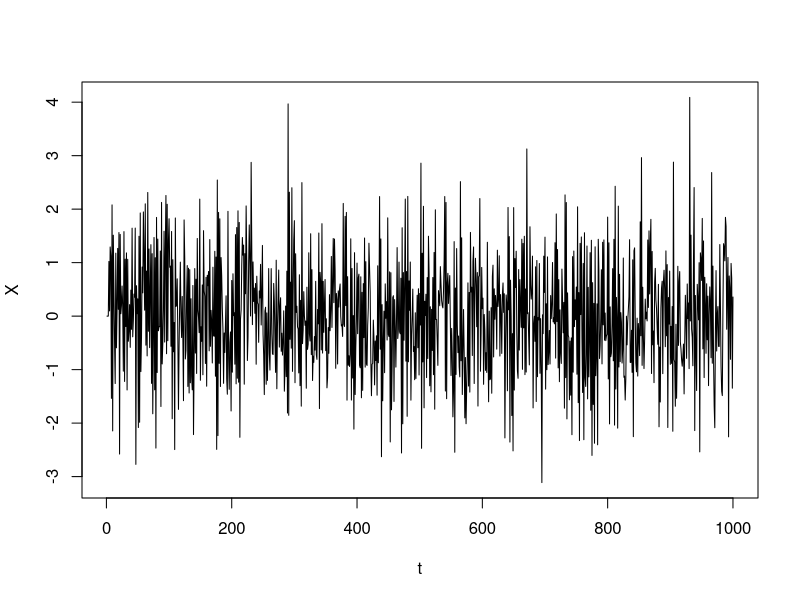
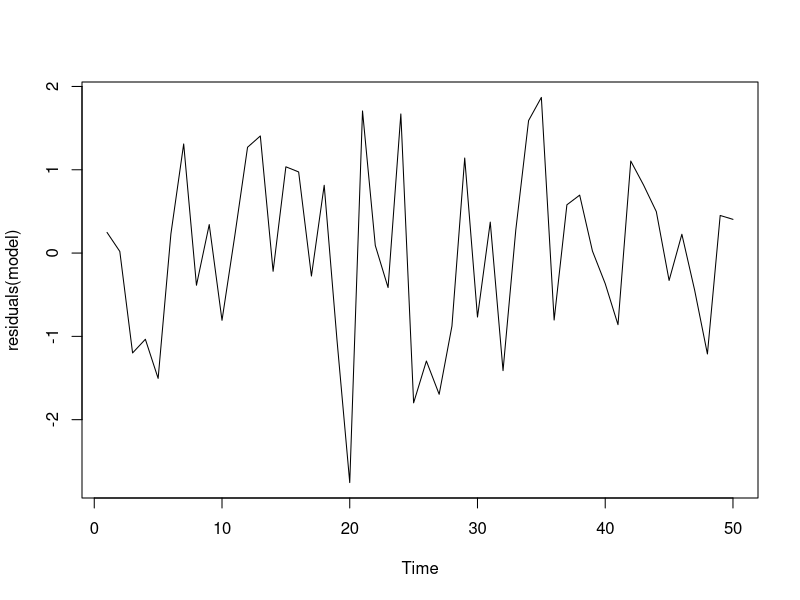
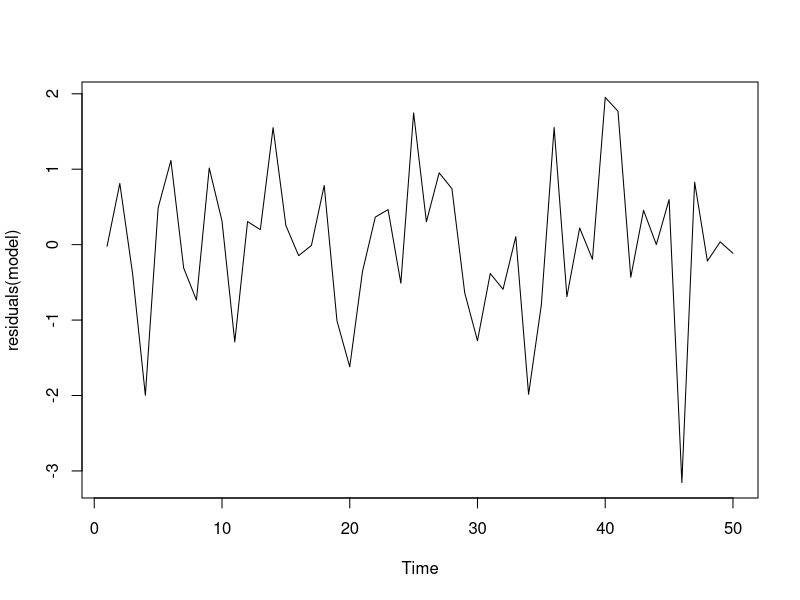
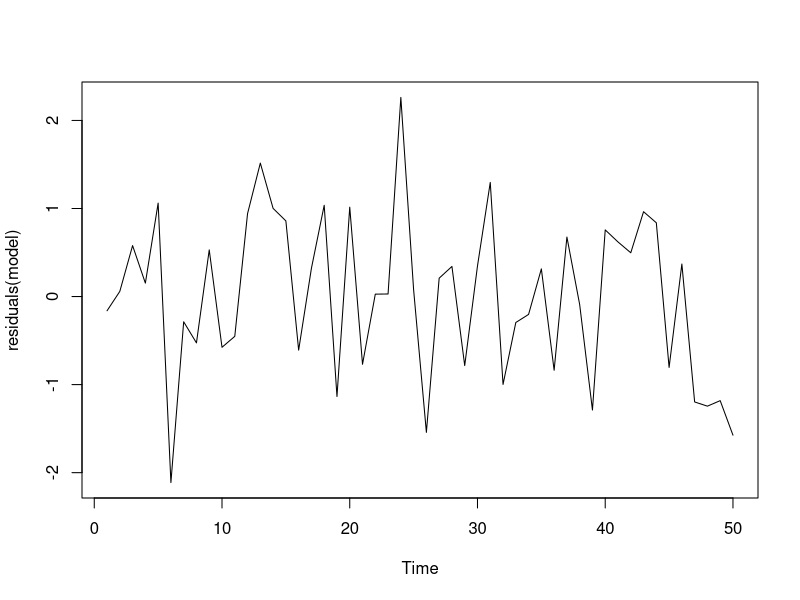
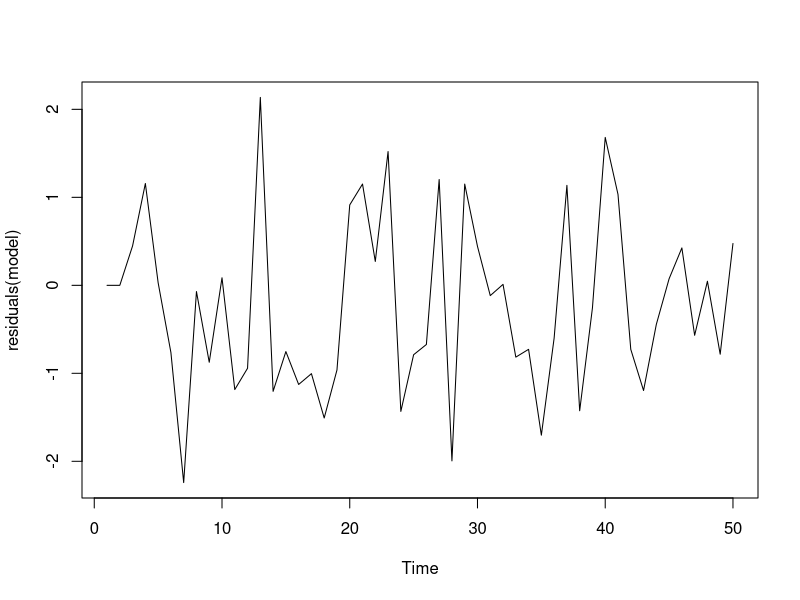
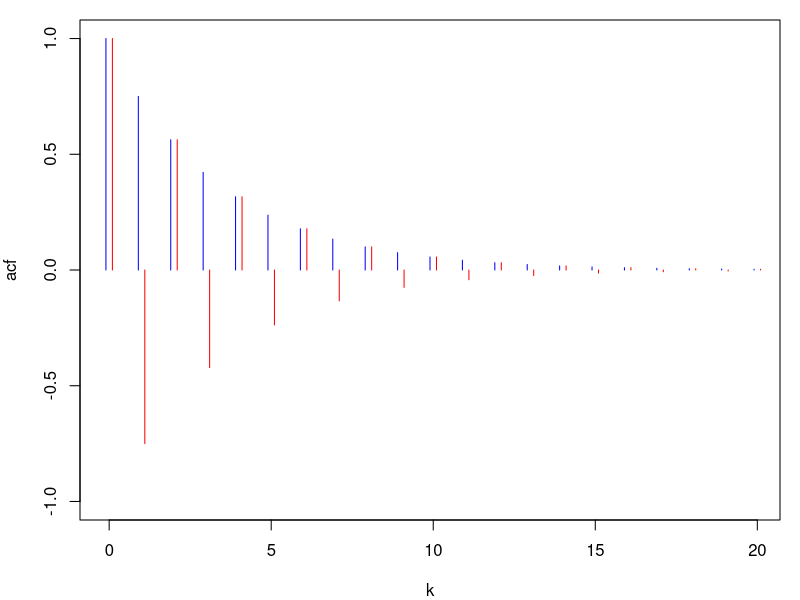
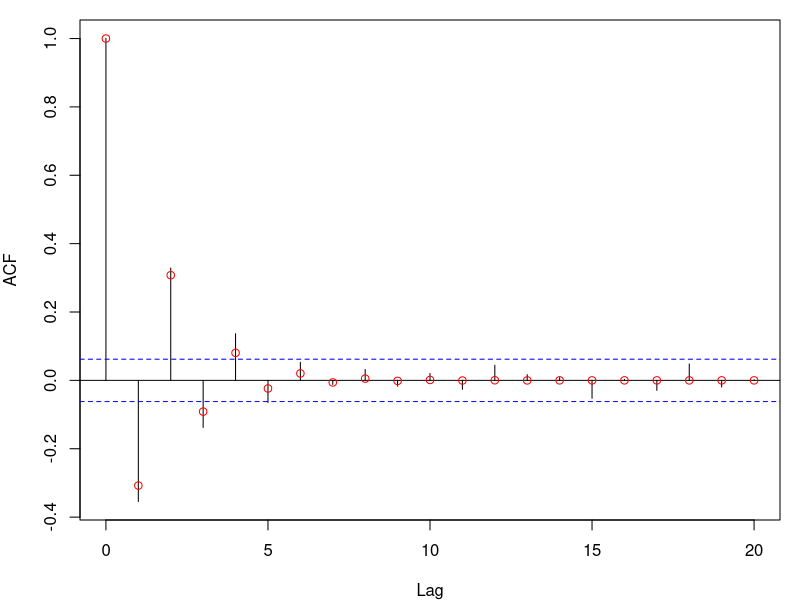
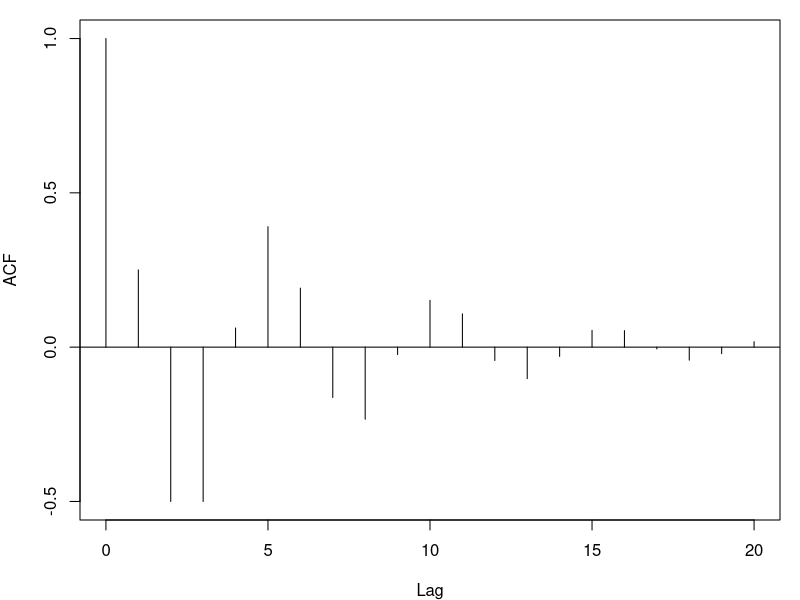

Write R code to recreate these figures, in order.
k <- 0:20

alpha1 <- 0.75
acf1 <- alpha1^k

alpha2 <- -0.75
acf2 <- alpha2^k

k1 <- k - 0.1
k2 <- k + 0.1

pdf(file = "Plots/AR1_acf.pdf", width = 4, height = 3.2) 
par(mar = c(4,4,1,1))
plot(acf1 ~ k1, type="h", ylim = c(-1, 1), col = "blue", xlab = "k", ylab = "acf")
lines(acf2 ~ k2, type="h", col = "red")
dev.off()

########## An AR(3) process:

# The ac.f of the AR(3) process
# X_t = -X_{t-1}/4 + X_{t-2}/4 + X_{t-3}/16 + Z_t

max_t <- 1000
Z <- rnorm(max_t, 0, 1)

X <- as.vector(rep(NA, max_t))
X[1] <- 0
X[2] <- 0
X[3] <- 0
a1 <- -1/4
a2 <- 1/4
a3 <- 1/16
for(i in 4:max_t) X[i] <- a1*X[i-1] + a2*X[i-2] + a3*X[i-3] + Z[i]

t <- 1:max_t
plot(X ~ t, type = "l")
  
acf(X, plot = FALSE) # sample ac.f

A2 <- -12/39
A1 <- 7/26
rho_k <- function(k) A1/2^k + A2/(-4)^k + (1-A1-A2)/(-2)^k

k <- 0:40

pdf(file = "Plots/AR3_acf.pdf", width = 4, height = 3.2) 
par(mar = c(4,4,1,1))
acf(X, lag.max = 20, main = "") # sample ac.f
points(rho_k(k) ~ k, col = "red") # theoretical ac.f
dev.off()

####### Another AR(3) process:

max_t <- 1e6
Z <- rnorm(max_t, 0, 1)

X <- as.vector(rep(NA, max_t))
X[1] <- 0
X[2] <- 0
X[3] <- 0
a1 <- 1/4
a2 <- -1/2
a3 <- -1/4
for(i in 4:max_t) X[i] <- a1*X[i-1] + a2*X[i-2] + a3*X[i-3] + Z[i]

pdf(file = "Plots/AR3_acf_alt.pdf", width = 4, height = 3.2) 
par(mar = c(4,4,1,1))
acf(X, lag.max = 20, main = "", ci = 0) # sample ac.f
dev.off()

####### An AR(1) process:

max_t <- 50
Z <- rnorm(max_t, 0, 1)

X <- as.vector(rep(NA, max_t))
mu <- 2
a1 <- 0.5
X[1] <- mu
for(i in 2:max_t) X[i] <- a1*(X[i-1] - mu) + Z[i] + mu

t <- 1:max_t

pdf(file = "Plots/AR1_sample.pdf", width = 4, height = 3.2) 
par(mar = c(4,4,1,1))
plot(X ~ t, type = "l", ylab = "X_t")
points(X ~ t)
abline(h = mean(X), lty = 2)
abline(h = mu, lty = 2, col = "red")
dev.off()

k <- 0:20

pdf(file = "Plots/AR1_sample_acf.pdf", width = 4, height = 3.2) 
par(mar = c(4,4,1,1))
acf(X, lag.max = 20, main = "") # sample ac.f
points(a1^k ~ k, col = "grey")
points(x = 1, y = 0.5, col = "red")
dev.off()

model <- arima(X, order = c(1, 0, 0))
print(model)

plot(residuals(model))

####### An MA(2) process:

max_t <- 50
Z <- rnorm(max_t, 0, 1)

X <- as.vector(rep(NA, max_t))
mu <- 2
b1 <- 0.5
X[1] <- mu
for(i in 2:max_t) X[i] <- Z[i] + b1*Z[i-1] + mu

t <- 1:max_t

model <- arima(X, order = c(0, 0, 1))
print(model)
mu_est <- model$coef[2]

pdf(file = "Plots/MA1_sample.pdf", width = 4, height = 3.2) 
par(mar = c(4,4,1,1))
plot(X ~ t, type = "l", ylab = "X_t")
points(X ~ t)
abline(h = mu_est, lty = 2)
abline(h = mu, lty = 2, col = "red")
dev.off()

k <- 0:20

pdf(file = "Plots/MA1_sample_acf.pdf", width = 4, height = 3.2) 
par(mar = c(4,4,1,1))
acf(X, lag.max = 20, main = "") # sample ac.f
points(x = 0, y = 1, col = "grey")
points(x = 1, y = b1/(1+b1^2), col = "grey")
points(x = 2:max(k), y = rep(0, max(k) - 1), col = "grey")
dev.off()

plot(residuals(model))

####### An ARMA(1,1) process:

max_t <- 50
Z <- rnorm(max_t, 0, 1)

X <- as.vector(rep(NA, max_t))
mu <- 2
a1 <- 0.5
b1 <- 0.5
X[1] <- mu
for(i in 2:max_t) X[i] <- a1*(X[i-1] - mu) + Z[i] + b1*Z[i-1] + mu

t <- 1:max_t

model <- arima(X, order = c(1, 0, 1))
print(model)
mu_est <- model$coef[3]

pdf(file = "Plots/ARMA11_sample.pdf", width = 4, height = 3.2) 
par(mar = c(4,4,1,1))
plot(X ~ t, type = "l", ylab = "X_t")
points(X ~ t)
abline(h = mu_est, lty = 2)
abline(h = mu, lty = 2, col = "red")
dev.off()

k <- 0:20

pdf(file = "Plots/ARMA11_sample_acf.pdf", width = 4, height = 3.2) 
par(mar = c(4,4,1,1))
acf(X, lag.max = 20, main = "") # sample ac.f
dev.off()

plot(residuals(model))

####### An ARIMA(1,1,1) process:

max_t <- 50
Z <- rnorm(max_t, 0, 1)

t <- 1:max_t
X <- as.vector(rep(NA, max_t))
X[1] <- 0
X[2] <- 0
a1 <- 0.5
b1 <- 0.5
for(i in 3:max_t) X[i] <- (1 + a1)*X[i-1] - a1*X[i-2] + Z[i] + b1*Z[i-1]

library(dplyr)
delta_X <- lead(X, 1) - X # first differences
delta_X <- delta_X[which(!is.na(delta_X))]

pdf(file = "Plots/ARIMA_sample.pdf", width = 4, height = 3.2) 
par(mar = c(4,4,1,1))
plot(X ~ t, type = "l", ylab = "X_t")
points(X ~ t)
dev.off()

pdf(file = "Plots/ARIMA_sample_acf.pdf", width = 4, height = 3.2) 
par(mar = c(4,4,1,1))
acf(X, lag.max = 20, main = "") # sample ac.f
dev.off()

pdf(file = "Plots/ARIMA_sample_diffs.pdf", width = 4, height = 3.2) 
par(mar = c(4,4,1,1))
plot(delta_X, type = "l", ylab = expression(paste(nabla*X[t])))
points(delta_X)
dev.off()

pdf(file = "Plots/ARIMA_sample_acf_diffs.pdf", width = 4, height = 3.2) 
par(mar = c(4,4,1,1))
acf(delta_X, lag.max = 20, main = "") # sample ac.f
dev.off()

model <- arima(X, order = c(1, 1, 1))
print(model)

model2 <- arima(delta_X, order = c(1, 0, 1))
print(model2)

plot(residuals(model))


  
